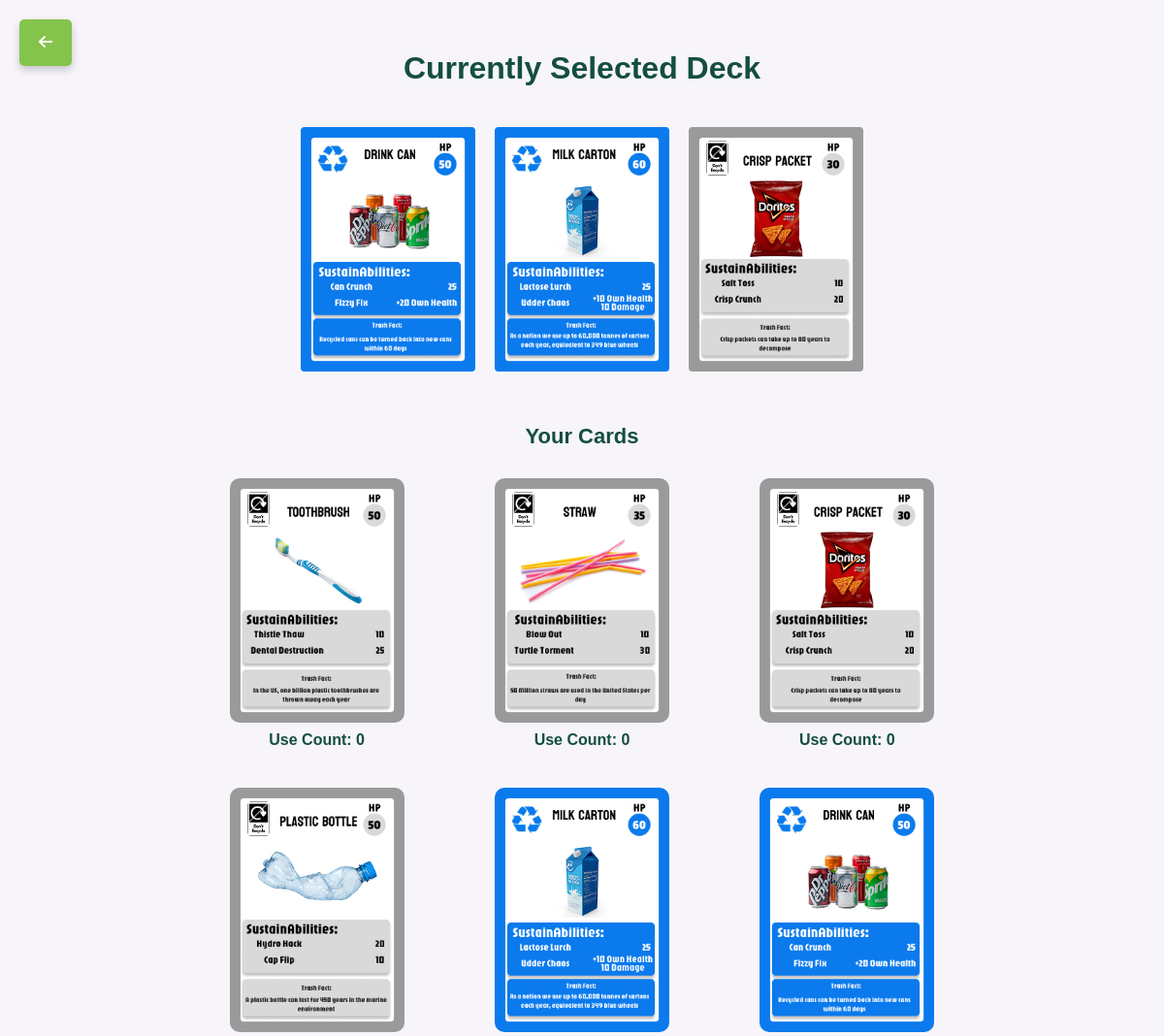
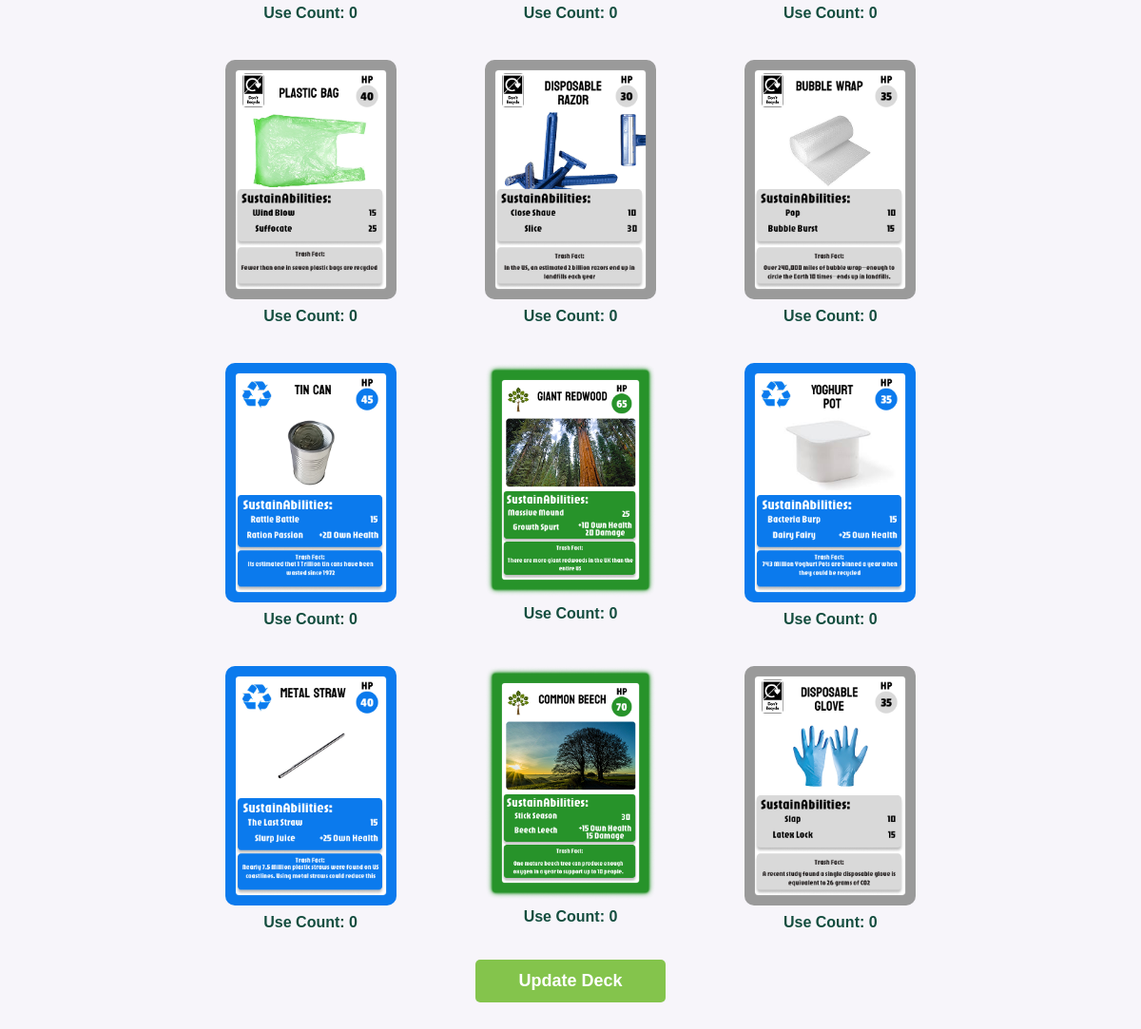
The page /change_deck (signed in) on the database as committed earlier (2 pictures, top to bottom).
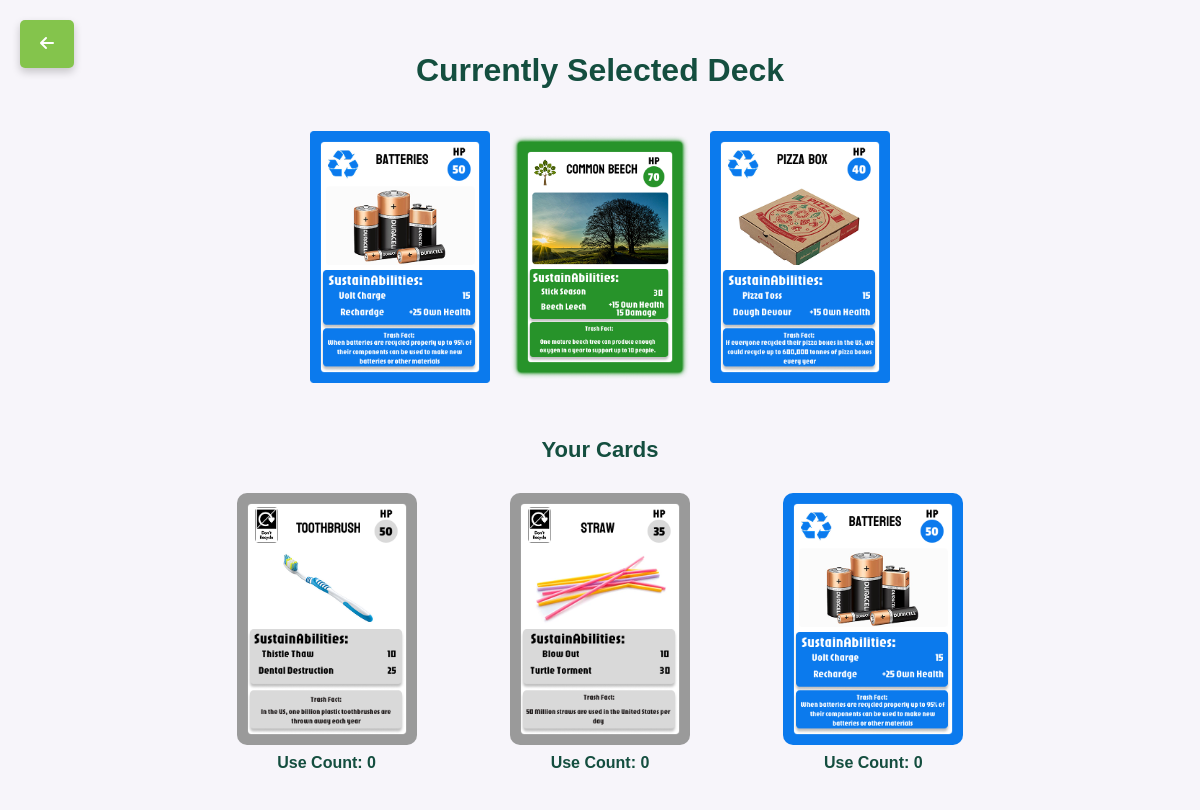
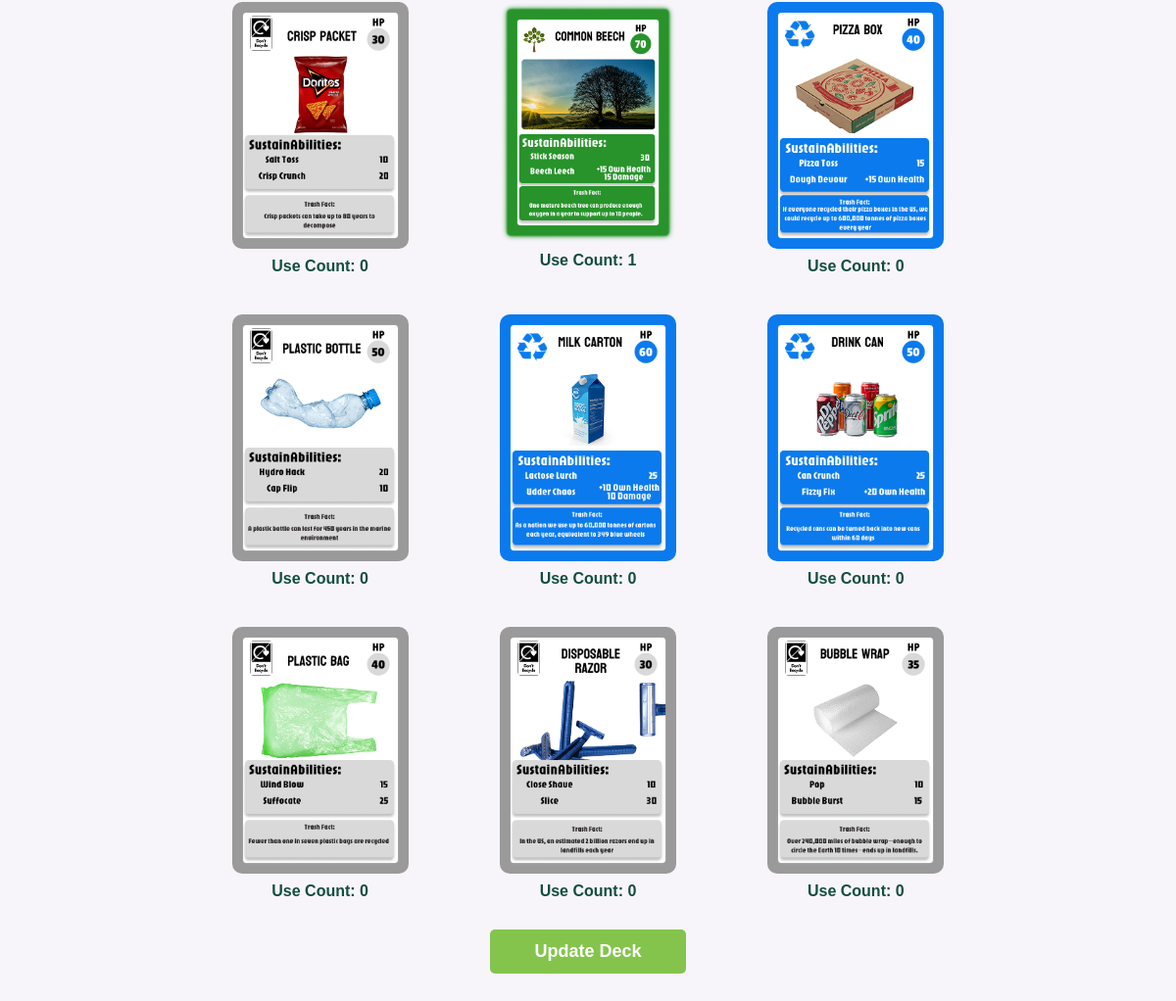
The same page on the database as committed later (2 pictures, top to bottom).
### backend/models.py (models this page shows, shortened)
class Card(models.Model):
    name = models.CharField(max_length=100, primary_key=True)
    image = models.ImageField()
    card_type = models.IntegerField()
    ability_name_1 = models.CharField(max_length=100)
    ability_power_1 = models.IntegerField()
    ability_name_2 = models.CharField(max_length=100)
    ability_power_2 = models.IntegerField()
    ability_self_power_2 = models.IntegerField(default=0)
    health_points = models.IntegerField()
    fact = models.CharField(max_length=200)

class PlayerCards(models.Model):
    player = models.ForeignKey(User, on_delete=models.CASCADE)
    card = models.ForeignKey(Card, on_delete=models.CASCADE)
    in_gym = models.BooleanField()
    use_count = models.IntegerField() # Depends on the card type, check if this record is removed

### backend/views.py (the view)
# urls.py: path('change_deck', views.change_deck, name='change_deck'),
@login_required
def change_deck(request):
    referer = request.META.get("HTTP_REFERER")
    if referer and "change_deck" not in referer:
        request.session["original_referrer"] = referer
    cards = Card.objects.all().order_by('card_type')
    players_cards = PlayerCards.objects.filter(player=request.user)
    deck_card_1 = request.user.profile.deck_card_1
    deck_card_2 = request.user.profile.deck_card_2
    deck_card_3 = request.user.profile.deck_card_3
    context = {
        "cards": cards,
        "player_cards": players_cards,
        "user": request.user,
        "deck_card_1": deck_card_1,
        "deck_card_2": deck_card_2,
        "deck_card_3": deck_card_3,
        "previous_page": request.session.get("original_referrer", "/view-gym")
    }
    return render(request, 'backend/profile/changeDeck.html', context)

### templates/backend/profile/changeDeck.html (shortened to what this page needs)
<!DOCTYPE html>
<html lang="en">
    <head>
        {% load static %}
        {% load profile_extras %}
        <link rel="stylesheet" href="{% static 'css/backend/profile/changeDeck.css' %}">
        <link rel="stylesheet" href="https://cdnjs.cloudflare.com/ajax/libs/font-awesome/6.0.0/css/all.min.css">
    </head>
    <body>
        <div class="backButton">
            <a class="back-button" href="{{ previous_page }}">
                <i class="fas fa-arrow-left"></i>
            </a>
        </div>
        <div class="Deck">
            <div class="deckTitle">
                <p>Currently Selected Deck</p>
            </div>
            <div class="My Deck">
                <table>
                    <tr>
                        <td>
                            {% if deck_card_1 %}
                                <img src="{{ deck_card_1.image.url }}" alt="{{ deck_card_1.name }}">
                            {% else %}
                                <img src="{% static 'images/backend/profile/PlasticBlankBorder.png' %}" alt="Deck Card 1">
                            {% endif %}
                        </td>
                        <td>
                            {% if deck_card_2 %}
                                <img src="{{ deck_card_2.image.url }}" alt="{{ deck_card_2.name }}">
                            {% else %}
                                <img src="{% static 'images/backend/profile/PlasticBlankBorder.png' %}" alt="Deck Card 2">
                            {% endif %}
                        </td>
                        <td>
                            {% if deck_card_3 %}
                                <img src="{{ deck_card_3.image.url }}" alt="{{ deck_card_3.name }}">
                            {% else %}
                                <img src="{% static 'images/backend/profile/PlasticBlankBorder.png' %}" alt="Deck Card 3">
                            {% endif %}
                        </td>
                    </tr>
                </table>
            </div>
        </div>
        <div class="cards-selection">
            <h2>Your Cards</h2>
            <form method="POST" action="{% url 'update_deck' %}">
                <div class="cardTable">
                    <table>
                        <tr>
                        {% for player_card in player_cards %}
                            {% if not player_card.in_gym %}
                                <td>
                                    <label class="card-select">
                                        <img src="{{ player_card.card.image.url }}"
                                         alt="{{ player_card.card.name }}">
                                        <div class="use-count">
                                            Use Count: {{ player_card.use_count }}
                                        </div>
                                    </label>
                                </td>
                            {% endif %}
                        {% endfor %}
                        </tr>
                    </table>
                </div>
                <button type="submit" onclick="return lessThanThree()">Update Deck</button>
            </form>
        </div>
    </body>
</html>

Rows that differ between the two databases and show on the page:
no longer on this page (row unchanged): Card: image (picture)
no longer on this page (row unchanged): Card: image (picture)
no longer on this page (row unchanged): Card: image (picture)
removed PlayerCards: card.image (picture), use_count "0"
removed PlayerCards: card.image (picture), use_count "0"
removed PlayerCards: card.image (picture), use_count "0"
removed PlayerCards: card.image (picture), use_count "0"
removed PlayerCards: card.image (picture), use_count "0"
removed PlayerCards: card.image (picture), use_count "0"
now on this page (row unchanged): Card: image (picture)
now on this page (row unchanged): Card: image (picture)
now on this page (row unchanged): Card: image (picture)
now on this page (row edited): PlayerCards: card.image (picture), use_count "0"
added PlayerCards: card.image (picture), use_count "1"
now on this page (row edited): PlayerCards: card.image (picture), use_count "0"
